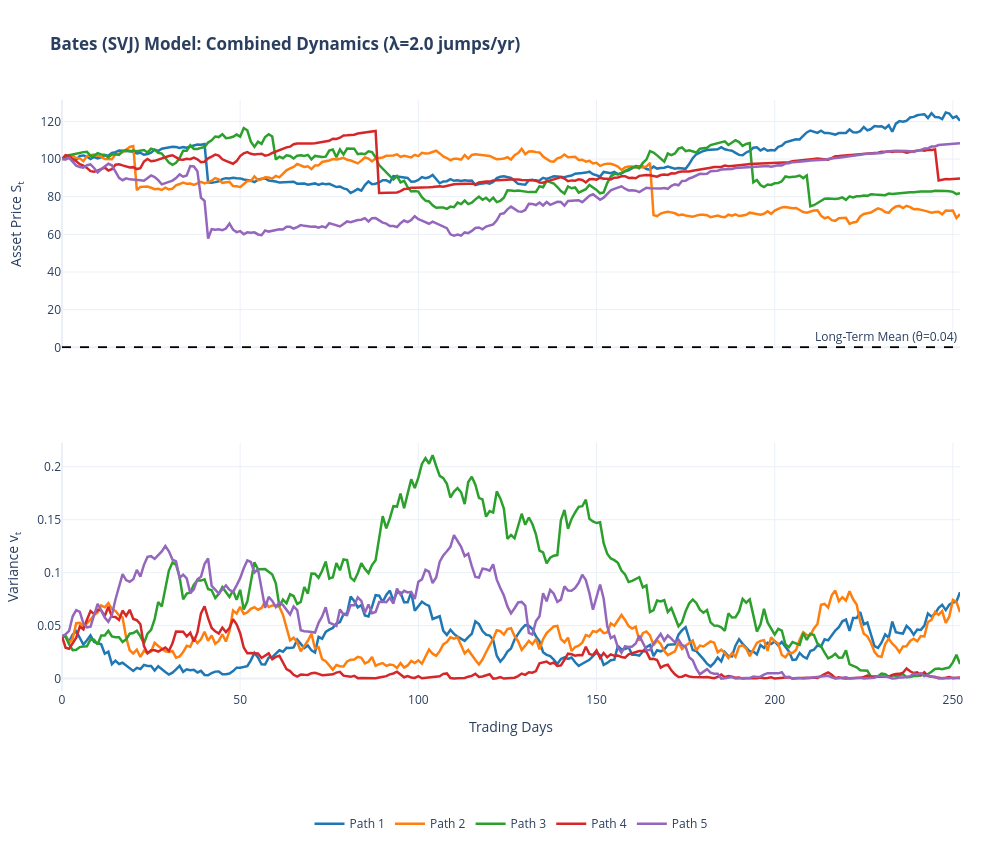

Notebook source saved alongside this figure:
### Markdown cell above
# Model 4: The Bates Model (Stochastic Volatility with Jumps)
## Objective: The "Holy Grail" of Classical Option Pricing

We have seen that **Merton** perfectly captures the short-term skew (by adding sudden jumps/crashes), but struggles with long-term options. 
We have seen that **Heston** perfectly captures the long-term skew (using mean-reverting stochastic volatility), but struggles to bend the curve enough for short-term crashes without using absurd parameters.

David Bates (1996) combined them into the **SVJ Model** (Stochastic Volatility with Jumps). 

### The Mathematical Intuition
The Bates model simply takes the two Heston SDEs and adds the Merton Poisson jump counter directly to the asset price process:

1. **The Asset Price Process (Heston + Merton):** $$\frac{dS_t}{S_t} = (\mu - \lambda k) dt + \sqrt{v_t} dW_t^S + (J_t - 1) dN_t$$

2. **The Variance Process (Standard Heston):** $$dv_t = \kappa(\theta - v_t)dt + \xi \sqrt{v_t} dW_t^v$$

Because the Heston diffusion process and the Merton jump process are mathematically independent, Bates realized you could simply multiply their Characteristic Functions together. This created a single, unified model that can price the entire Volatility Surface (short-term and long-term) flawlessly.

### Code cell
import numpy as np
import plotly.graph_objects as go
import plotly.colors as pcolors

# --- 1. Bates Simulation Parameters  ---
S0, v0 = 100.0, 0.04
kappa, theta, xi = 2.0, 0.04, 0.5
rho, r, T = -0.7, 0.05, 1.0
steps = 252
dt = T / steps
n_paths = 5 # Increased for a better "ghosting" effect

# Jump Parameters (Merton)
lam, mu_j, delta = 2.0, -0.15, 0.10

# --- 2. Simulation Logic  ---
np.random.seed(42)
Z1 = np.random.standard_normal((steps, n_paths))
Z2 = np.random.standard_normal((steps, n_paths))
Z_S, Z_v = Z1, rho * Z1 + np.sqrt(1 - rho**2) * Z2

N = np.random.poisson(lam * dt, (steps, n_paths))
J = np.random.normal(mu_j, delta, (steps, n_paths))
k = np.exp(mu_j + 0.5 * delta**2) - 1

S, v = np.zeros((steps + 1, n_paths)), np.zeros((steps + 1, n_paths))
S[0], v[0] = S0, v0

for t in range(1, steps + 1):
    v_prev = np.maximum(v[t-1], 0)
    dv = kappa * (theta - v_prev) * dt + xi * np.sqrt(v_prev) * np.sqrt(dt) * Z_v[t-1]
    v[t] = np.maximum(v_prev + dv, 0)
    
    continuous_return = (r - lam * k) * dt + np.sqrt(v_prev) * np.sqrt(dt) * Z_S[t-1]
    jump_return = N[t-1] * J[t-1]
    S[t] = S[t-1] * np.exp(continuous_return + jump_return)

# --- 3. Build Figure with Stacked Grid Logic ---
fig = go.Figure()
x_steps = np.arange(steps + 1)
palette = pcolors.DEFAULT_PLOTLY_COLORS

for i in range(n_paths):
    color = palette[i % len(palette)]
    label = f"Path {i+1}"
    
    # --- Layer 1: Background Ghost Lines (Grey) ---
    fig.add_trace(go.Scatter(
        x=x_steps, y=S[:, i], xaxis="x", yaxis="y",
        line=dict(color='lightgrey', width=1),
        hoverinfo='skip', showlegend=False
    ))
    fig.add_trace(go.Scatter(
        x=x_steps, y=v[:, i], xaxis="x", yaxis="y2",
        line=dict(color='lightgrey', width=1),
        hoverinfo='skip', showlegend=False
    ))

    # --- Layer 2: Interactive Foreground Lines (Colored) ---
    fig.add_trace(go.Scatter(
        x=x_steps, y=S[:, i], xaxis="x", yaxis="y",
        name=label, legendgroup=label,
        line=dict(color=color, width=2.5),
        hovertemplate='Price: %{y:.2f}<extra></extra>'
    ))
    fig.add_trace(go.Scatter(
        x=x_steps, y=v[:, i], xaxis="x", yaxis="y2",
        name=label, legendgroup=label,
        line=dict(color=color, width=2.5),
        showlegend=False,
        hovertemplate='Var: %{y:.4f}<extra></extra>'
    ))

# --- 4. Consolidated Layout Control ---
fig.update_layout(
    title=f"<b>Bates (SVJ) Model: Combined Dynamics (λ={lam} jumps/yr)</b>",
    
    # Split Hover: Pop-ups stay in their respective subplots
    hovermode="x", 
    hoversubplots="axis",
    
    # Grid & Spacing: Domain settings create the vertical gap [cite: 1]
    grid=dict(rows=2, columns=1, roworder='top to bottom'),
    yaxis=dict(title="Asset Price S<sub>t</sub>", domain=[0.58, 1.0]), 
    yaxis2=dict(title="Variance v<sub>t</sub>", domain=[0.0, 0.42]),
    
    # X-Axis Spikes & Formatting
    xaxis=dict(
        title="Trading Days",
        showspikes=True, spikemode="across", spikesnap="cursor",
        spikecolor="black", spikethickness=1, spikedash="dash",
        unifiedhovertitle=dict(text="<b>Trading Day: %{x}</b>")
    ),
    
    # Legend: Isolation behavior centered at bottom
    legend=dict(
        orientation="h",
        yanchor="top", y=-0.2, 
        xanchor="center", x=0.5,
        itemclick="toggleothers", 
        itemdoubleclick="toggle"
    ),
    
    template='plotly_white',
    height=850,
    width=1000,
    margin=dict(l=60, r=40, t=100, b=100)
)

# Add Mean Reversion line (Theta) to the Variance plot 
fig.add_hline(
    y=theta, line_dash="dash", line_color="black",
    annotation_text=f"Long-Term Mean (θ={theta})", 
    annotation_position="top right", row=2, col=1
)

fig.show(config={'displayModeBar': False})

### Figure 1 — Plotly figure (JSON) as saved in the notebook; plotly's stock layout.template omitted (floating-point values rounded to 4 significant figures; data arrays with more than 128 entries replaced by an {"elided": "..."} marker saying what was removed)
{"data": [{"hoverinfo": "skip", "line": {"color": "lightgrey", "width": 1}, "showlegend": false, "type": "scatter", "x": {"elided": "253 int values"}, "xaxis": "x", "y": {"elided": "253 float values"}, "yaxis": "y"}, {"hoverinfo": "skip", "line": {"color": "lightgrey", "width": 1}, "showlegend": false, "type": "scatter", "x": {"elided": "253 int values"}, "xaxis": "x", "y": {"elided": "253 float values"}, "yaxis": "y2"}, {"hovertemplate": "Price: %{y:.2f}<extra></extra>", "legendgroup": "Path 1", "line": {"color": "rgb(31, 119, 180)", "width": 2.5}, "name": "Path 1", "type": "scatter", "x": {"elided": "253 int values"}, "xaxis": "x", "y": {"elided": "253 float values"}, "yaxis": "y"}, {"hovertemplate": "Var: %{y:.4f}<extra></extra>", "legendgroup": "Path 1", "line": {"color": "rgb(31, 119, 180)", "width": 2.5}, "name": "Path 1", "showlegend": false, "type": "scatter", "x": {"elided": "253 int values"}, "xaxis": "x", "y": {"elided": "253 float values"}, "yaxis": "y2"}, {"hoverinfo": "skip", "line": {"color": "lightgrey", "width": 1}, "showlegend": false, "type": "scatter", "x": {"elided": "253 int values"}, "xaxis": "x", "y": {"elided": "253 float values"}, "yaxis": "y"}, {"hoverinfo": "skip", "line": {"color": "lightgrey", "width": 1}, "showlegend": false, "type": "scatter", "x": {"elided": "253 int values"}, "xaxis": "x", "y": {"elided": "253 float values"}, "yaxis": "y2"}, {"hovertemplate": "Price: %{y:.2f}<extra></extra>", "legendgroup": "Path 2", "line": {"color": "rgb(255, 127, 14)", "width": 2.5}, "name": "Path 2", "type": "scatter", "x": {"elided": "253 int values"}, "xaxis": "x", "y": {"elided": "253 float values"}, "yaxis": "y"}, {"hovertemplate": "Var: %{y:.4f}<extra></extra>", "legendgroup": "Path 2", "line": {"color": "rgb(255, 127, 14)", "width": 2.5}, "name": "Path 2", "showlegend": false, "type": "scatter", "x": {"elided": "253 int values"}, "xaxis": "x", "y": {"elided": "253 float values"}, "yaxis": "y2"}, {"hoverinfo": "skip", "line": {"color": "lightgrey", "width": 1}, "showlegend": false, "type": "scatter", "x": {"elided": "253 int values"}, "xaxis": "x", "y": {"elided": "253 float values"}, "yaxis": "y"}, {"hoverinfo": "skip", "line": {"color": "lightgrey", "width": 1}, "showlegend": false, "type": "scatter", "x": {"elided": "253 int values"}, "xaxis": "x", "y": {"elided": "253 float values"}, "yaxis": "y2"}, {"hovertemplate": "Price: %{y:.2f}<extra></extra>", "legendgroup": "Path 3", "line": {"color": "rgb(44, 160, 44)", "width": 2.5}, "name": "Path 3", "type": "scatter", "x": {"elided": "253 int values"}, "xaxis": "x", "y": {"elided": "253 float values"}, "yaxis": "y"}, {"hovertemplate": "Var: %{y:.4f}<extra></extra>", "legendgroup": "Path 3", "line": {"color": "rgb(44, 160, 44)", "width": 2.5}, "name": "Path 3", "showlegend": false, "type": "scatter", "x": {"elided": "253 int values"}, "xaxis": "x", "y": {"elided": "253 float values"}, "yaxis": "y2"}, {"hoverinfo": "skip", "line": {"color": "lightgrey", "width": 1}, "showlegend": false, "type": "scatter", "x": {"elided": "253 int values"}, "xaxis": "x", "y": {"elided": "253 float values"}, "yaxis": "y"}, {"hoverinfo": "skip", "line": {"color": "lightgrey", "width": 1}, "showlegend": false, "type": "scatter", "x": {"elided": "253 int values"}, "xaxis": "x", "y": {"elided": "253 float values"}, "yaxis": "y2"}, {"hovertemplate": "Price: %{y:.2f}<extra></extra>", "legendgroup": "Path 4", "line": {"color": "rgb(214, 39, 40)", "width": 2.5}, "name": "Path 4", "type": "scatter", "x": {"elided": "253 int values"}, "xaxis": "x", "y": {"elided": "253 float values"}, "yaxis": "y"}, {"hovertemplate": "Var: %{y:.4f}<extra></extra>", "legendgroup": "Path 4", "line": {"color": "rgb(214, 39, 40)", "width": 2.5}, "name": "Path 4", "showlegend": false, "type": "scatter", "x": {"elided": "253 int values"}, "xaxis": "x", "y": {"elided": "253 float values"}, "yaxis": "y2"}, {"hoverinfo": "skip", "line": {"color": "lightgrey", "width": 1}, "showlegend": false, "type": "scatter", "x": {"elided": "253 int values"}, "xaxis": "x", "y": {"elided": "253 float values"}, "yaxis": "y"}, {"hoverinfo": "skip", "line": {"color": "lightgrey", "width": 1}, "showlegend": false, "type": "scatter", "x": {"elided": "253 int values"}, "xaxis": "x", "y": {"elided": "253 float values"}, "yaxis": "y2"}, {"hovertemplate": "Price: %{y:.2f}<extra></extra>", "legendgroup": "Path 5", "line": {"color": "rgb(148, 103, 189)", "width": 2.5}, "name": "Path 5", "type": "scatter", "x": {"elided": "253 int values"}, "xaxis": "x", "y": {"elided": "253 float values"}, "yaxis": "y"}, {"hovertemplate": "Var: %{y:.4f}<extra></extra>", "legendgroup": "Path 5", "line": {"color": "rgb(148, 103, 189)", "width": 2.5}, "name": "Path 5", "showlegend": false, "type": "scatter", "x": {"elided": "253 int values"}, "xaxis": "x", "y": {"elided": "253 float values"}, "yaxis": "y2"}], "layout": {"annotations": [{"showarrow": false, "text": "Long-Term Mean (θ=0.04)", "x": 1, "xanchor": "right", "xref": "x domain", "y": 0.04, "yanchor": "bottom", "yref": "y"}], "grid": {"columns": 1, "roworder": "top to bottom", "rows": 2}, "height": 850, "hovermode": "x", "hoversubplots": "axis", "legend": {"itemclick": "toggleothers", "itemdoubleclick": "toggle", "orientation": "h", "x": 0.5, "xanchor": "center", "y": -0.2, "yanchor": "top"}, "margin": {"b": 100, "l": 60, "r": 40, "t": 100}, "shapes": [{"line": {"color": "black", "dash": "dash"}, "type": "line", "x0": 0, "x1": 1, "xref": "x domain", "y0": 0.04, "y1": 0.04, "yref": "y"}], "title": {"text": "<b>Bates (SVJ) Model: Combined Dynamics (λ=2.0 jumps/yr)</b>"}, "width": 1000, "xaxis": {"showspikes": true, "spikecolor": "black", "spikedash": "dash", "spikemode": "across", "spikesnap": "cursor", "spikethickness": 1, "title": {"text": "Trading Days"}, "unifiedhovertitle": {"text": "<b>Trading Day: %{x}</b>"}}, "yaxis": {"domain": [0.58, 1], "title": {"text": "Asset Price S<sub>t</sub>"}}, "yaxis2": {"domain": [0, 0.42], "title": {"text": "Variance v<sub>t</sub>"}}}}
